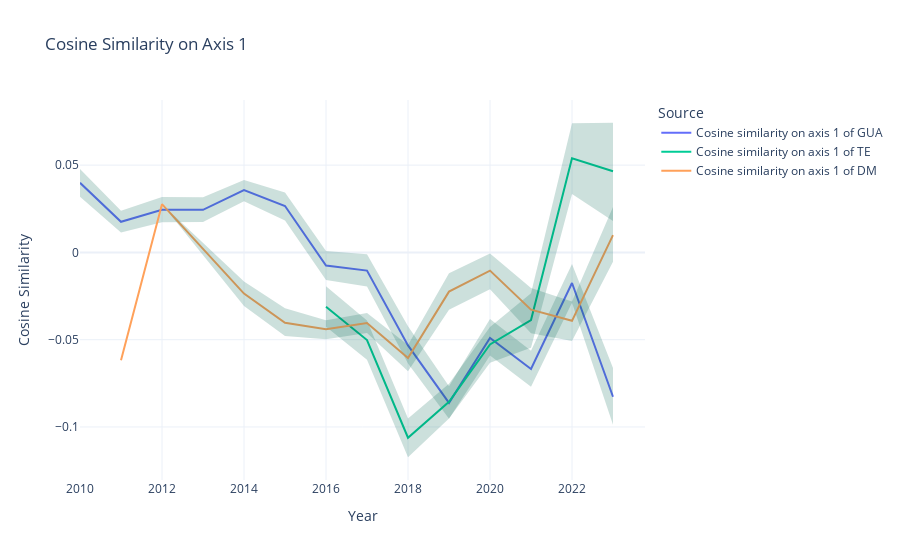

The notebook cell this image was saved under:
### Markdown cell above
### Plot

### Code cell
choose_projection_cos(
    axis, sources, focus_on_companies, curves_by_company, with_parliament
)

### Figure 1 — Plotly figure (JSON) as saved in the notebook; plotly's stock layout.template omitted (floating-point values rounded to 4 significant figures)
{"data": [{"line": {"width": 2}, "mode": "lines", "name": "Cosine similarity on axis 1 of GUA", "type": "scatter", "x": [2010, 2011, 2012, 2013, 2014, 2015, 2016, 2017, 2018, 2019, 2020, 2021, 2022, 2023], "y": [0.03988, 0.01753, 0.02439, 0.0244, 0.03569, 0.02658, -0.007548, -0.01042, -0.05325, -0.08619, -0.04896, -0.06679, -0.01751, -0.08267]}, {"fill": "toself", "fillcolor": "rgba(0,100,80,0.2)", "line": {"color": "rgba(255,255,255,0)"}, "name": "Confidence Interval GUA", "showlegend": false, "type": "scatter", "x": [2010, 2011, 2012, 2013, 2014, 2015, 2016, 2017, 2018, 2019, 2020, 2021, 2022, 2023, 2023, 2022, 2021, 2020, 2019, 2018, 2017, 2016, 2015, 2014, 2013, 2012, 2011, 2010], "y": [0.04781, 0.02383, 0.03181, 0.03161, 0.04144, 0.0343, 0.00087, -0.00106, -0.04228, -0.07672, -0.03807, -0.05638, -0.0066, -0.0662, -0.09878, -0.02882, -0.07689, -0.05901, -0.09525, -0.06361, -0.01957, -0.01575, 0.01824, 0.02926, 0.01736, 0.01722, 0.01135, 0.03194]}, {"line": {"width": 2}, "mode": "lines", "name": "Cosine similarity on axis 1 of TE", "type": "scatter", "x": [2016, 2017, 2018, 2019, 2020, 2021, 2022, 2023], "y": [-0.03117, -0.0502, -0.1062, -0.08555, -0.0527, -0.03877, 0.05392, 0.04653]}, {"fill": "toself", "fillcolor": "rgba(0,100,80,0.2)", "line": {"color": "rgba(255,255,255,0)"}, "name": "Confidence Interval TE", "showlegend": false, "type": "scatter", "x": [2016, 2017, 2018, 2019, 2020, 2021, 2022, 2023, 2023, 2022, 2021, 2020, 2019, 2018, 2017, 2016], "y": [-0.01944, -0.03905, -0.09507, -0.07518, -0.04276, -0.02335, 0.07399, 0.07429, 0.01805, 0.03353, -0.05461, -0.06319, -0.09514, -0.1173, -0.06152, -0.04256]}, {"line": {"width": 2}, "mode": "lines", "name": "Cosine similarity on axis 1 of DM", "type": "scatter", "x": [2011, 2012, 2014, 2015, 2016, 2017, 2018, 2019, 2020, 2021, 2022, 2023], "y": [-0.06183, 0.02767, -0.0236, -0.04031, -0.04402, -0.04044, -0.06044, -0.02244, -0.01042, -0.03281, -0.03918, 0.00992]}, {"fill": "toself", "fillcolor": "rgba(0,100,80,0.2)", "line": {"color": "rgba(255,255,255,0)"}, "name": "Confidence Interval DM", "showlegend": false, "type": "scatter", "x": [2011, 2012, 2014, 2015, 2016, 2017, 2018, 2019, 2020, 2021, 2022, 2023, 2023, 2022, 2021, 2020, 2019, 2018, 2017, 2016, 2015, 2014, 2012, 2011], "y": [-0.06183, 0.02767, -0.01663, -0.032, -0.03886, -0.03475, -0.05297, -0.012, -0.00059, -0.02036, -0.02811, 0.02598, -0.00533, -0.05073, -0.04625, -0.02105, -0.03282, -0.06807, -0.04613, -0.04976, -0.04791, -0.03066, 0.02767, -0.06183]}], "layout": {"legend": {"title": {"text": "Source"}}, "title": {"text": "Cosine Similarity on Axis 1"}, "xaxis": {"title": {"text": "Year"}}, "yaxis": {"title": {"text": "Cosine Similarity"}}}}
